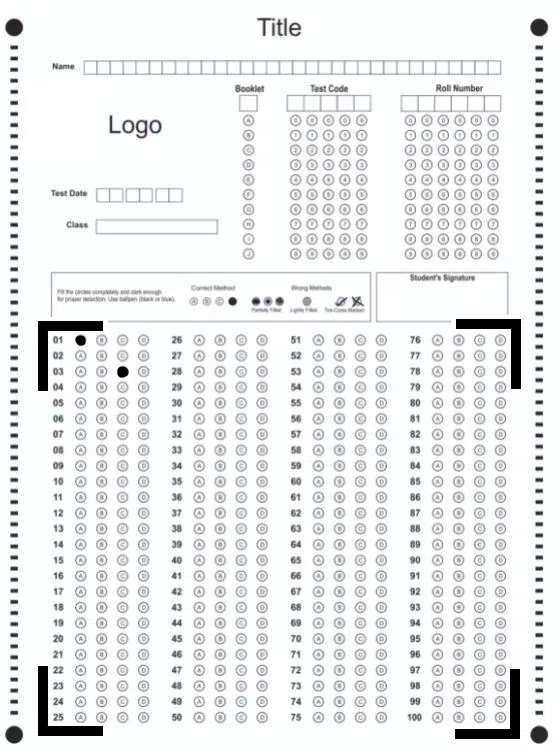
#> input picture images/omr-filled.jpg, 553 x 748 px
$ python chat.py
#> lines starting #> are read from the running program, lines starting #| are printed output that depends on the picture; after the words box and inside, x2 and y2 are one past the last pixel; in counts of white or black regions, pixels touching at a corner belong together
import cv2
import numpy as np
import random

def preprocess_image(image_path):
    img = cv2.imread(image_path, cv2.IMREAD_GRAYSCALE)
    _, img = cv2.threshold(img, 127, 255, cv2.THRESH_BINARY_INV)
    return img

def find_contours(image):
    contours, _ = cv2.findContours(image, cv2.RETR_EXTERNAL, cv2.CHAIN_APPROX_SIMPLE)
    return contours

def mark_omr_sheet(image_path, output_path='graded_omr_sheet.jpg'):
    # Preprocess the image
#> called with image_path = 'images/omr-filled.jpg', output_path = 'graded_omr_sheet.jpg'
    img = cv2.imread(image_path)
#> img is the input picture: shape (748, 553, 3); mean B, G, R 237.7, 236.4, 235.7
    gray = cv2.cvtColor(img, cv2.COLOR_BGR2GRAY)
    _, thresh = cv2.threshold(gray, 127, 255, cv2.THRESH_BINARY_INV)
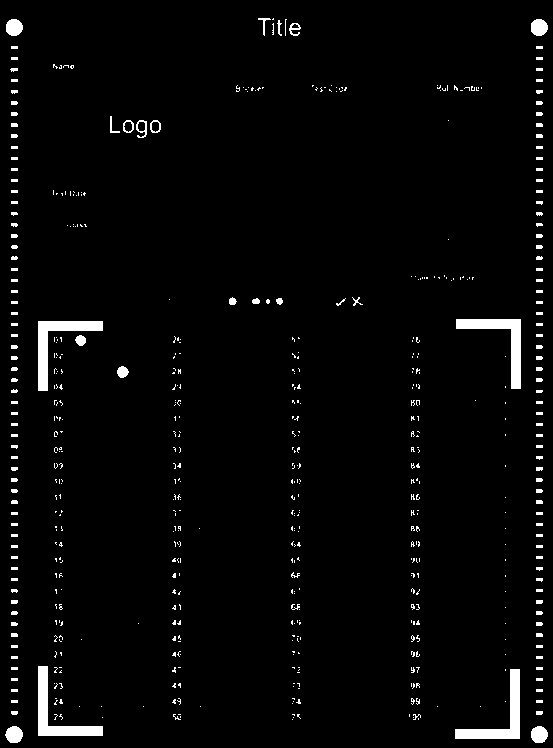
#> thresh: shape (748, 553); 2.8% white; 555 white regions (408 under 20 px)

    # Find contours in the image
    contours = find_contours(thresh)
#> in find_contours, `contours, _ = cv2.findContours(image, cv2.RETR_EXTERNAL, cv2.CHAIN_APP..`: contours = 555 contours, 536 with area under 20; largest, box (x1, y1, x2, y2) and area: (455, 669, 520, 739) 1116, (38, 666, 103, 736) 1116, (38, 321, 103, 391) 1116, (456, 319, 521, 389) 1116, (5, 726, 23, 743) 210

    # Initialize a dictionary to store question numbers and their corresponding answers
    answers = {}

    for i, contour in enumerate(contours):
        area = cv2.contourArea(contour)
        if area > 100:  # Adjust the threshold based on your OMR sheet
            x, y, w, h = cv2.boundingRect(contour)
            roi = thresh[y:y + h, x:x + w]

            # Calculate the percentage of black pixels in the region
            percentage_filled = np.sum(roi == 0) / float(w * h)

            # Compare with a threshold to determine if the answer is marked
            if percentage_filled < 0.5:  # Adjust the threshold based on your sheet

                # Mark the region on the original image
                color = (0, 255, 0)
                cv2.rectangle(img, (x, y), (x + w, y + h), color, 2)
#> this loop made 555 passes
#> (area, x, y, w, h, percentage_filled) on passes 1, 2, 57, 70, 408, 409, 493, 494, 495, 551, 553: (207.5, 531, 726, 17, 17, 0.197), (210.5, 5, 726, 18, 17, 0.232), (1116.5, 455, 669, 65, 70, 0.724), (1116.5, 38, 666, 65, 70, 0.707), (1116.5, 38, 321, 65, 70, 0.691), (1116.5, 456, 319, 65, 70, 0.725), (104, 150, 120, 11, 13, 0.566), (114.5, 136, 120, 11, 18, 0.556), (103.5, 123, 120, 11, 13, 0.573), (209, 531, 19, 17, 17, 0.194), (208, 6, 19, 17, 17, 0.197)
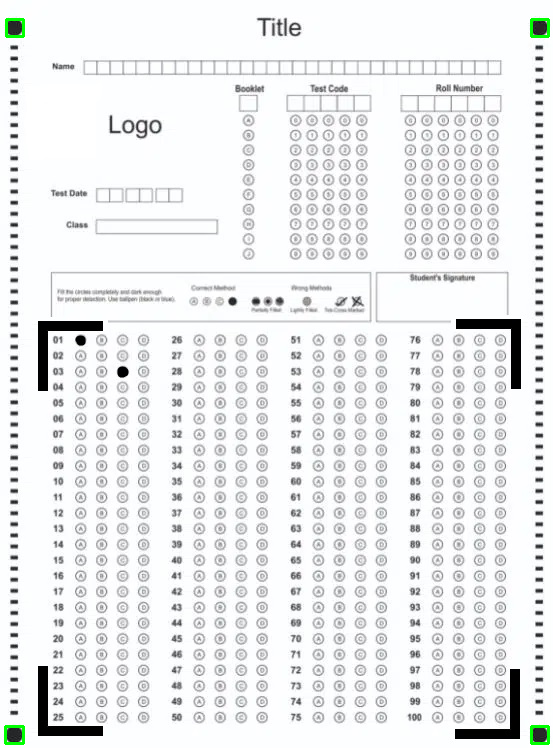
#> img: shape (748, 553, 3); 0.19% of pixels changed, all inside (x1, y1, x2, y2) = (4, 18, 550, 745)

    # Save the marked image
    cv2.imwrite(output_path, img)
    print(f"Graded OMR sheet saved to {output_path}")

# Example usage
if __name__ == "__main__":
    # Assuming you have an answer key (1 for correct, 0 for incorrect)

    # Replace 'your_omr_sheet_image.jpg' with the path to your OMR sheet image
    omr_sheet_path = 'images/omr-filled.jpg'

    # Mark and grade the OMR sheet, save the result as 'graded_omr_sheet.jpg'
    mark_omr_sheet(omr_sheet_path, output_path='graded_omr_sheet.jpg')

$ run again, with split0.jpeg copied over images/omr-filled.jpg
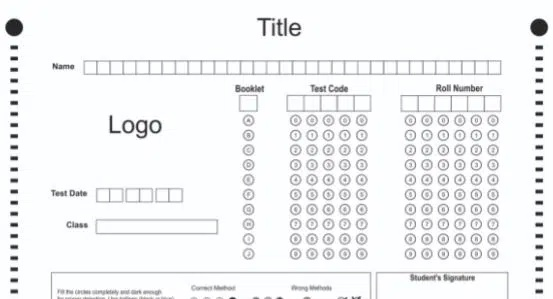
#> input picture split0.jpeg, 553 x 299 px
#> in mark_omr_sheet, img is the input picture: shape (299, 553, 3); mean B, G, R 244, 242.8, 241.9
#> in mark_omr_sheet, `_, thresh = cv2.threshold(gray, 127, 255, cv2.THRESH_BINARY_INV)`:
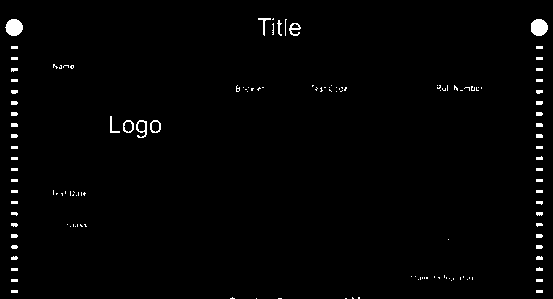
#> thresh: shape (299, 553); 1.4% white; 139 white regions (84 under 20 px)
#> in find_contours, `contours, _ = cv2.findContours(image, cv2.RETR_EXTERNAL, cv2.CHAIN_APP..`: contours = 139 contours, 131 with area under 20; largest, box (x1, y1, x2, y2) and area: (531, 19, 548, 36) 209, (5, 19, 23, 36) 209, (136, 120, 147, 138) 114, (150, 120, 161, 133) 104, (123, 120, 134, 133) 104, (289, 23, 301, 36) 68, (258, 18, 271, 36) 30, (110, 116, 120, 133) 24
#> the loop in mark_omr_sheet, `for i, contour in enumerate(contours):` made 139 passes
#> (area, x, y, w, h, percentage_filled, color) on passes 135, 137: (209, 531, 19, 17, 17, 0.194, (0, 255, 0)), (209, 5, 19, 18, 17, 0.239, (0, 255, 0))
#> after the loop in mark_omr_sheet, `for i, contour in enumerate(contours):`:
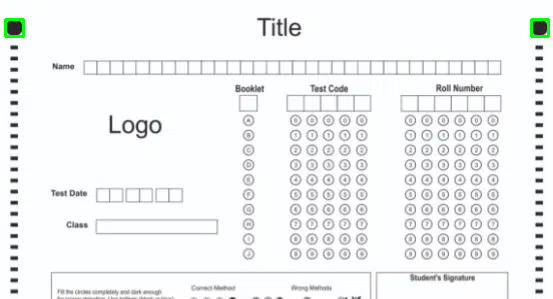
#> img: shape (299, 553, 3); 0.25% of pixels changed, all inside (x1, y1, x2, y2) = (4, 18, 550, 38)

$ run again, with split1.jpeg copied over images/omr-filled.jpg
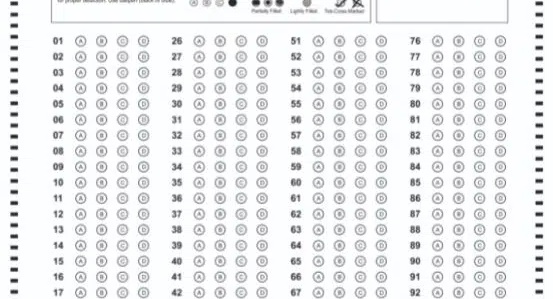
#> input picture split1.jpeg, 553 x 299 px
#> in mark_omr_sheet, img is the input picture: shape (299, 553, 3); mean B, G, R 238.5, 237.2, 236.3
#> in mark_omr_sheet, `_, thresh = cv2.threshold(gray, 127, 255, cv2.THRESH_BINARY_INV)`:
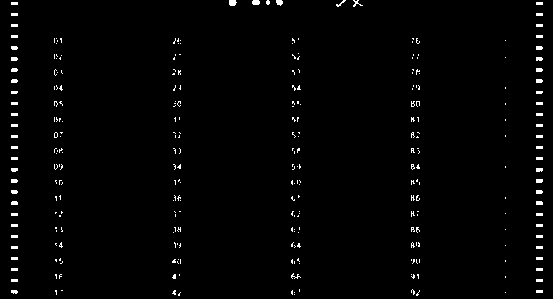
#> thresh: shape (299, 553); 1.5% white in thin lines or dots
#> in find_contours, `contours, _ = cv2.findContours(image, cv2.RETR_EXTERNAL, cv2.CHAIN_APP..`: contours = 282 contours, 279 with area under 20; largest, box (x1, y1, x2, y2) and area: (229, 0, 237, 6) 30, (252, 0, 260, 5) 26, (276, 0, 283, 6) 22
#> the loop in mark_omr_sheet, `for i, contour in enumerate(contours):` made 282 passes
#> (contour, area) on passes 1 to 3: ([[294, 294]], 0), ([[505, 292]], 0), ([[294, 292]], 0)
